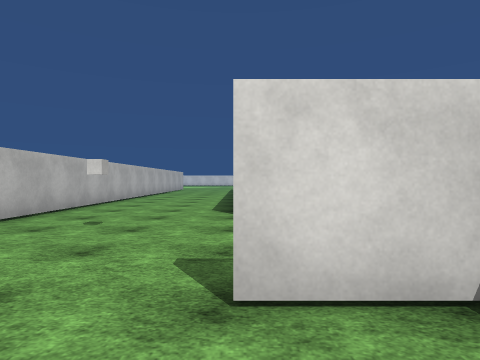
View 1 (above)

24 first-person views from a walk through a scene from a Unity 3-D project. The camera is 1.3 m above the floor, looks level and sees 75° across. The floor is counted in squares, 2 m on a side. Each view is taken from the middle of a square. On the plan, view 1 faces up. The plan holds only what a view shows up to about 10 squares ahead; the rest is blank. The place goes on beyond the plan. Surface patterns are stand-ins for the level's own textures.

View 2
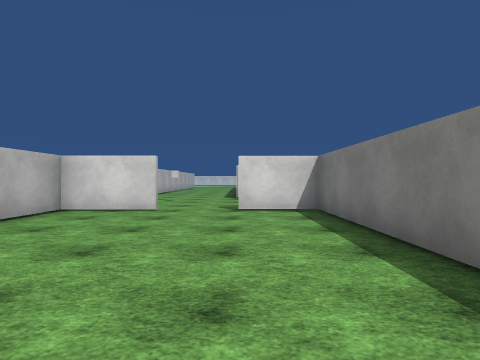

View 3
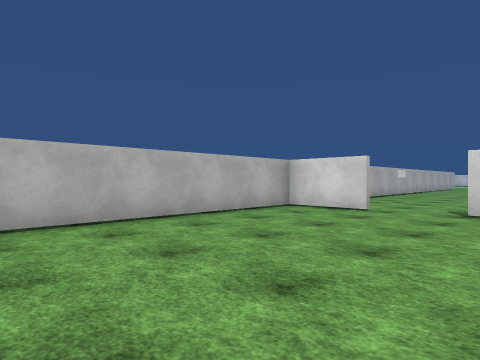

View 4
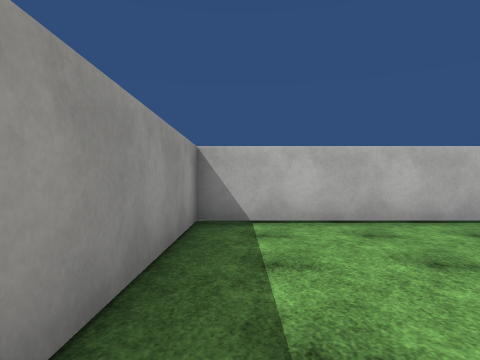

View 5
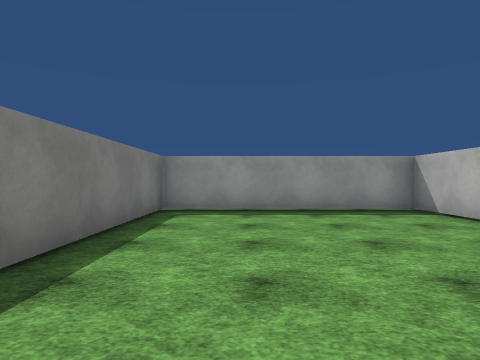

View 6
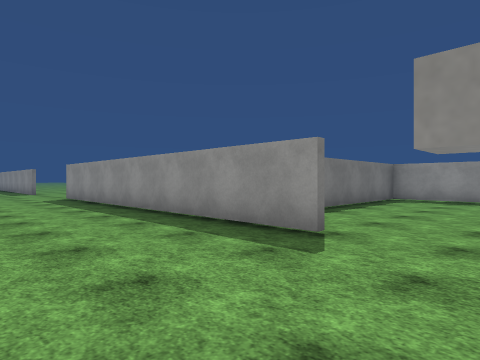

View 7
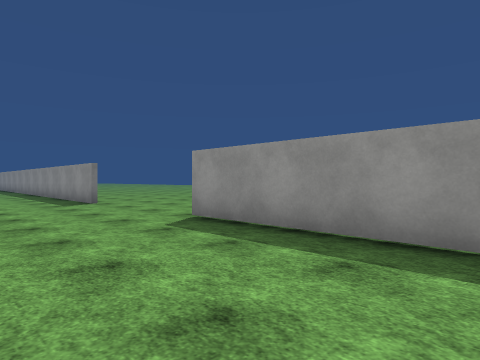

View 8
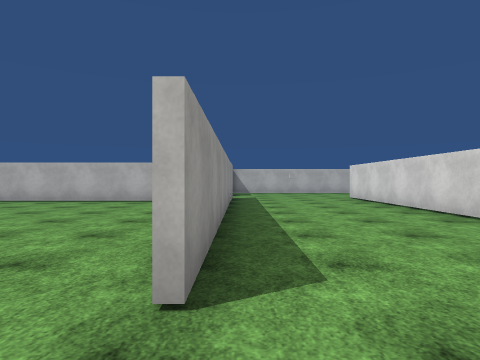

View 9
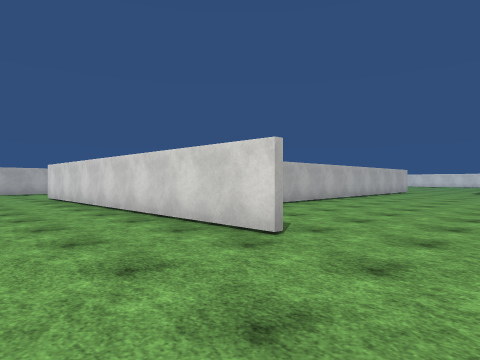

View 10
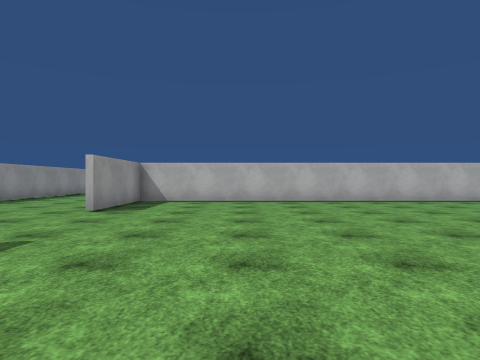

View 11
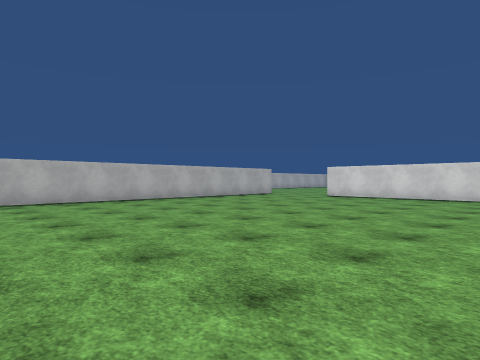

View 12
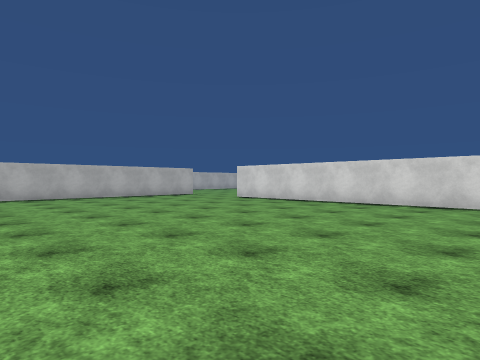

View 13
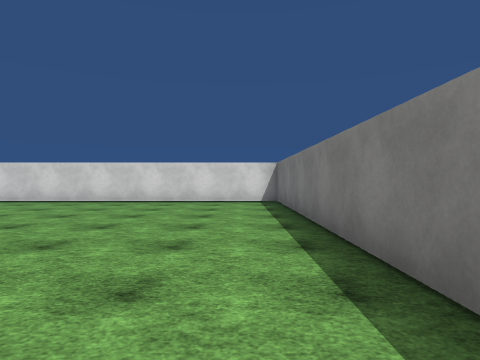

View 14
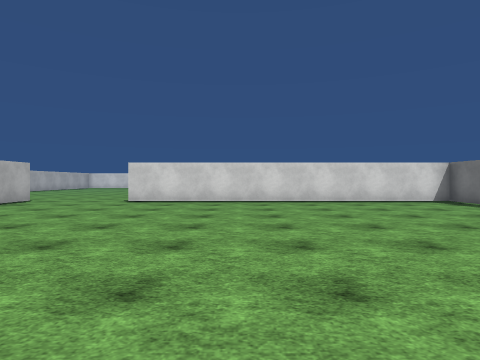

View 15
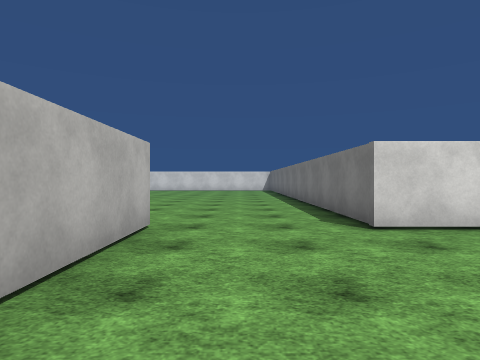

View 16
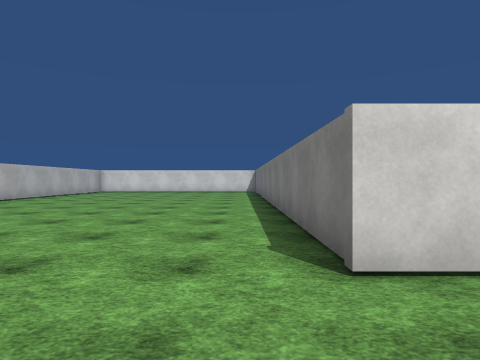

View 17
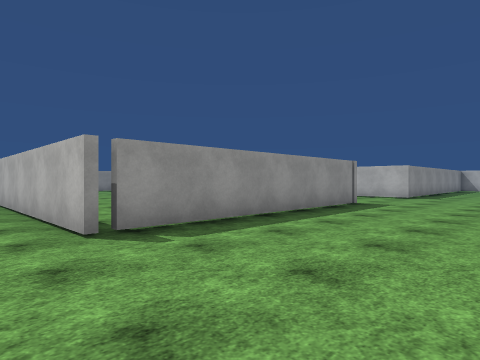

View 18
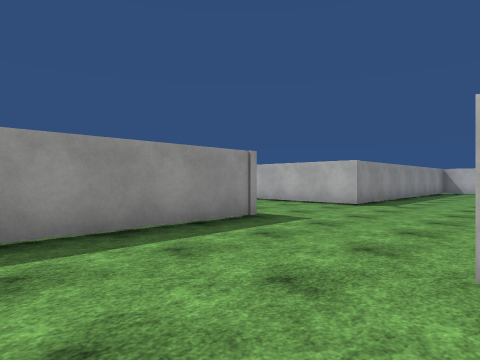

View 19
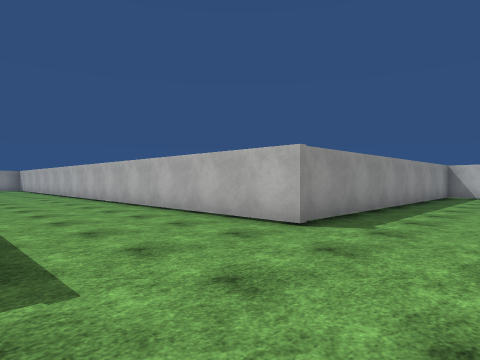

View 20
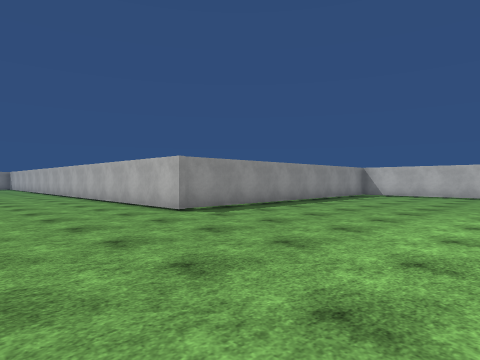

View 21
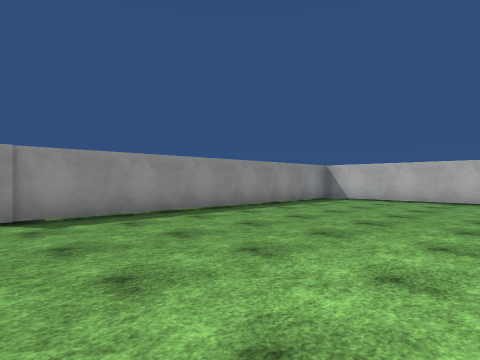

View 22
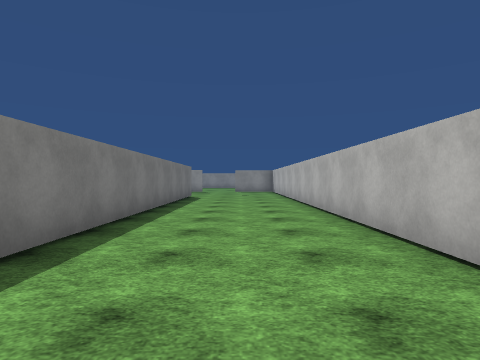

View 23
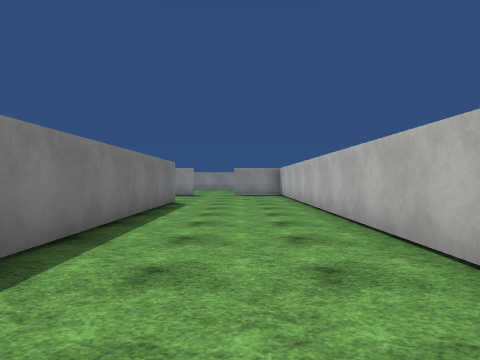

View 24
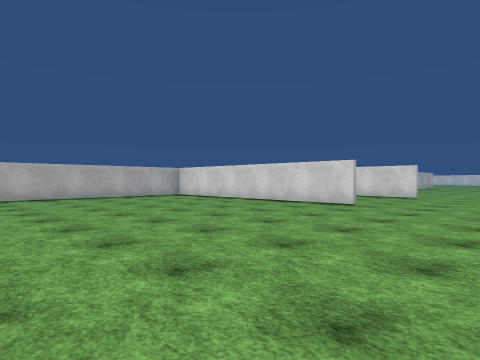

### Floor plan
Points are (right, up) in squares from view 1. A wall is a line through its corners. A room is listed if a view was taken in it or the views show most of it. See-through windows are left out.
Room 1 (views 1, 2, 3, 4, 5)
walls: (-1.8, 1.6) (-3.7, 1.6) (-3.7, -5.7) (1.6, -5.7) (1.6, 1.6) (-0.1, 1.6)
ways out: opening at (-1, 2) to room 2
Room 2 (views 6, 7, 8, 9, 10, 11, 12, 13, 14, 15, 16, 17, 18, 19, 20, 21, 22, 23, 24)
walls: (9.8, 5.9) (0.8, 5.9); (14, 1.7) (16, 1.7); (9.5, 1.6) (6.4, 1.6); (19.1, 12.4) (19.1, 20.1) (9.8, 20.1) (9.8, 26.4); (-0.1, 5.9) (-0.1, 15.6); (1.8, -0.5) (1.8, -5.1); (-0.1, 1.7) (9.5, 1.7); (6.8, 20.4) (6.8, 6) (9.8, 6); (-0.1, 20.3) (6.4, 20.3); (-11.6, 20.3) (-3.7, 20.3) (-3.7, 4.8); (-12.9, 24.8) (-12.9, 21.8)
ways out: opening at (-1, 2) to room 1
objects: cube (-2, 4)

Where each view was taken, in squares from view 1:
view 1: 0 up, 0 right, facing up
view 2: 5 down, 0 right, facing up
view 3: 5 down, 1 right, facing up-left
view 4: 5 down, 1 right, facing left
view 5: 1 up, 0 right, facing down
view 6: 5 up, 2 left, facing down-right
view 7: 5 up, 5 right, facing down-right
view 8: 2 up, 11 right, facing left
view 9: 3 up, 12 right, facing up-left
view 10: 9 up, 16 right, facing left
view 11: 9 up, 16 right, facing up-left
view 12: 12 up, 18 right, facing up-left
view 13: 11 up, 18 right, facing up
view 14: 11 up, 13 right, facing up
view 15: 16 up, 8 right, facing up
view 16: 18 up, 9 right, facing up
view 17: 24 up, 8 right, facing down-left
view 18: 24 up, 4 right, facing down-left
view 19: 23 up, 0 right, facing down-left
view 20: 26 up, 0 right, facing down-left
view 21: 26 up, 3 left, facing down-left
view 22: 18 up, 2 left, facing down
view 23: 15 up, 2 left, facing down
view 24: 6 down, 13 right, facing up-left
